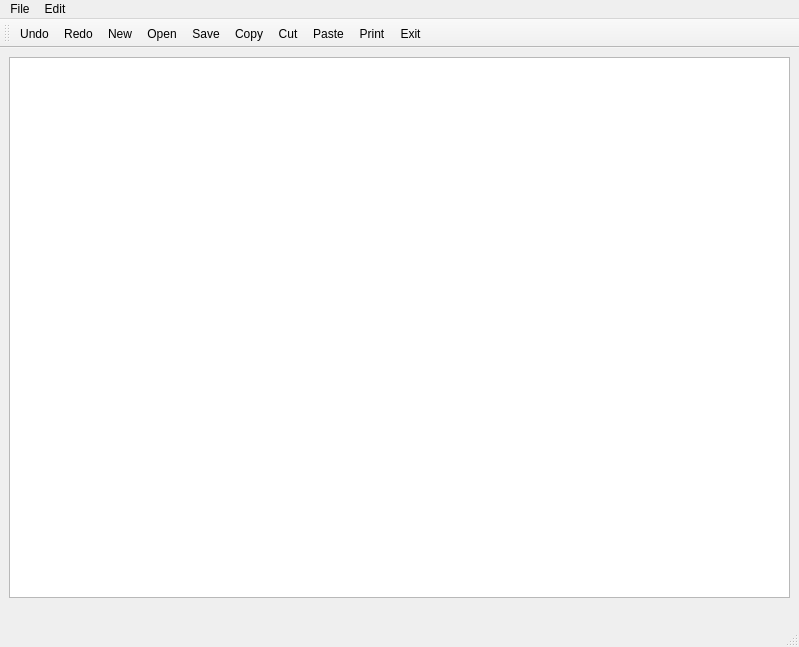
<?xml version="1.0" encoding="UTF-8"?>
<ui version="4.0">
 <class>MainWindow</class>
 <widget class="QMainWindow" name="MainWindow">
  <property name="geometry">
   <rect>
    <x>0</x>
    <y>0</y>
    <width>799</width>
    <height>647</height>
   </rect>
  </property>
  <property name="windowTitle">
   <string>MainWindow</string>
  </property>
  <widget class="QWidget" name="centralwidget">
   <widget class="QWidget" name="verticalLayoutWidget">
    <property name="geometry">
     <rect>
      <x>9</x>
      <y>9</y>
      <width>781</width>
      <height>541</height>
     </rect>
    </property>
    <layout class="QVBoxLayout" name="verticalLayout">
     <item>
      <widget class="QTextEdit" name="textEdit"/>
     </item>
    </layout>
   </widget>
  </widget>
  <widget class="QMenuBar" name="menubar">
   <property name="geometry">
    <rect>
     <x>0</x>
     <y>0</y>
     <width>799</width>
     <height>25</height>
    </rect>
   </property>
   <widget class="QMenu" name="menuFile">
    <property name="title">
     <string>File</string>
    </property>
    <addaction name="actionNew"/>
    <addaction name="actionOpen"/>
    <addaction name="actionSave"/>
    <addaction name="actionPrint"/>
    <addaction name="actionExit"/>
   </widget>
   <widget class="QMenu" name="menuEdit">
    <property name="title">
     <string>Edit</string>
    </property>
    <addaction name="actionCopy"/>
    <addaction name="actionPaste"/>
    <addaction name="actionCut"/>
    <addaction name="actionUndo"/>
    <addaction name="actionRedo"/>
   </widget>
   <addaction name="menuFile"/>
   <addaction name="menuEdit"/>
  </widget>
  <widget class="QStatusBar" name="statusbar"/>
  <widget class="QToolBar" name="toolBar">
   <property name="windowTitle">
    <string>toolBar</string>
   </property>
   <attribute name="toolBarArea">
    <enum>TopToolBarArea</enum>
   </attribute>
   <attribute name="toolBarBreak">
    <bool>false</bool>
   </attribute>
   <addaction name="actionUndo"/>
   <addaction name="actionRedo"/>
   <addaction name="actionNew"/>
   <addaction name="actionOpen"/>
   <addaction name="actionSave"/>
   <addaction name="actionCopy"/>
   <addaction name="actionCut"/>
   <addaction name="actionPaste"/>
   <addaction name="actionPrint"/>
   <addaction name="actionExit"/>
  </widget>
  <action name="actionNew">
   <property name="icon">
    <iconset resource="Resources.qrc">
     <normaloff>:/Images/Images/Icons/Icons/New.bmp</normaloff>:/Images/Images/Icons/Icons/New.bmp</iconset>
   </property>
   <property name="text">
    <string>New</string>
   </property>
  </action>
  <action name="actionOpen">
   <property name="icon">
    <iconset resource="Resources.qrc">
     <normaloff>:/Images/Images/Icons/Icons/Open.bmp</normaloff>:/Images/Images/Icons/Icons/Open.bmp</iconset>
   </property>
   <property name="text">
    <string>Open</string>
   </property>
  </action>
  <action name="actionSave">
   <property name="icon">
    <iconset resource="Resources.qrc">
     <normaloff>:/Images/Images/Icons/Icons/Save.bmp</normaloff>:/Images/Images/Icons/Icons/Save.bmp</iconset>
   </property>
   <property name="text">
    <string>Save</string>
   </property>
  </action>
  <action name="actionPrint">
   <property name="icon">
    <iconset resource="Resources.qrc">
     <normaloff>:/Images/Images/Icons/Icons/external-content.duckduckgo.com.jpg</normaloff>:/Images/Images/Icons/Icons/external-content.duckduckgo.com.jpg</iconset>
   </property>
   <property name="text">
    <string>Print</string>
   </property>
  </action>
  <action name="actionExit">
   <property name="icon">
    <iconset>
     <normalon>:/Images/Images/Icons/Icons/exit.png</normalon>
    </iconset>
   </property>
   <property name="text">
    <string>Exit</string>
   </property>
  </action>
  <action name="actionCopy">
   <property name="icon">
    <iconset resource="Resources.qrc">
     <normaloff>:/Images/Images/Icons/Icons/Copy.bmp</normaloff>:/Images/Images/Icons/Icons/Copy.bmp</iconset>
   </property>
   <property name="text">
    <string>Copy</string>
   </property>
  </action>
  <action name="actionPaste">
   <property name="icon">
    <iconset resource="Resources.qrc">
     <normaloff>:/Images/Images/Icons/Icons/Paste.bmp</normaloff>:/Images/Images/Icons/Icons/Paste.bmp</iconset>
   </property>
   <property name="text">
    <string>Paste</string>
   </property>
  </action>
  <action name="actionCut">
   <property name="icon">
    <iconset resource="Resources.qrc">
     <normaloff>:/Images/Images/Icons/Icons/Cut.bmp</normaloff>:/Images/Images/Icons/Icons/Cut.bmp</iconset>
   </property>
   <property name="text">
    <string>Cut</string>
   </property>
  </action>
  <action name="actionUndo">
   <property name="icon">
    <iconset>
     <normalon>:/Images/Images/Icons/Icons/undo.jpg</normalon>
    </iconset>
   </property>
   <property name="text">
    <string>Undo</string>
   </property>
  </action>
  <action name="actionRedo">
   <property name="icon">
    <iconset resource="Resources.qrc">
     <normaloff>:/Images/Images/Icons/Icons/redo.jpg</normaloff>
     <normalon>:/Images/Images/Icons/Icons/redo.png</normalon>:/Images/Images/Icons/Icons/redo.jpg</iconset>
   </property>
   <property name="text">
    <string>Redo</string>
   </property>
  </action>
 </widget>
 <resources>
  <include location="Resources.qrc"/>
 </resources>
 <connections/>
</ui>
